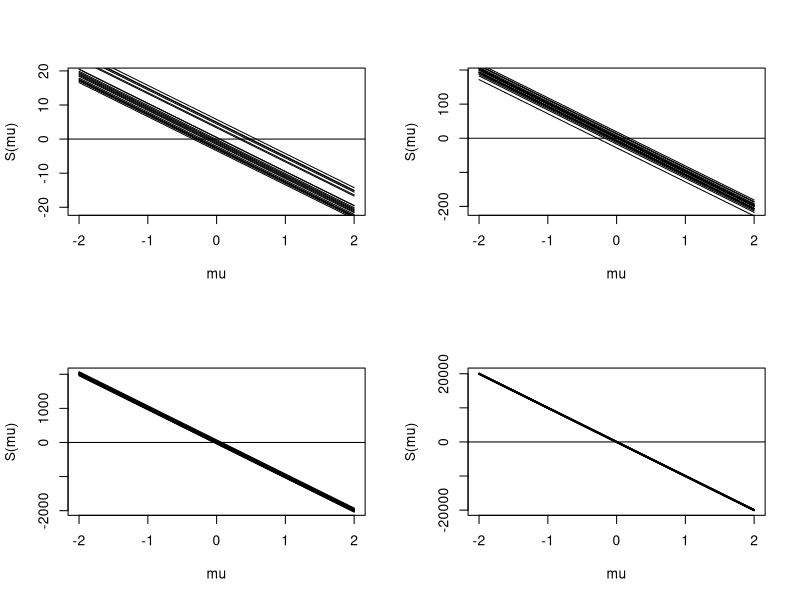
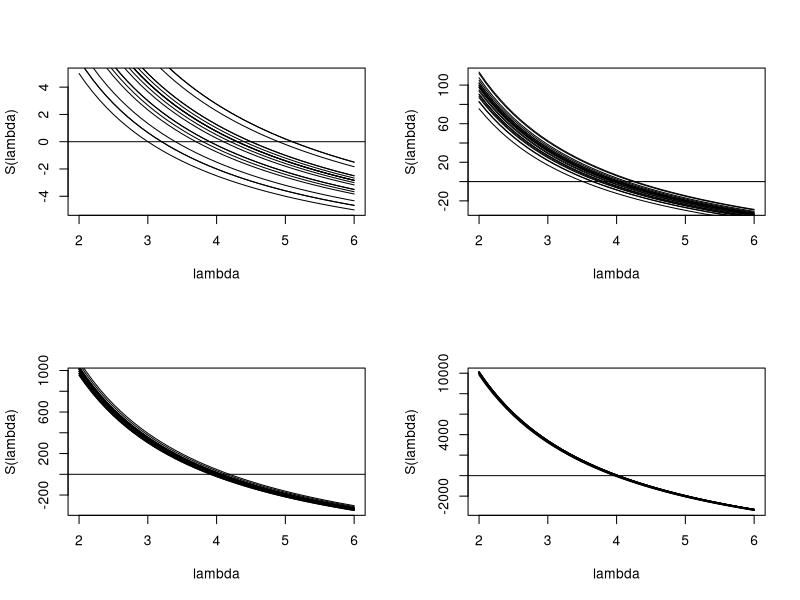
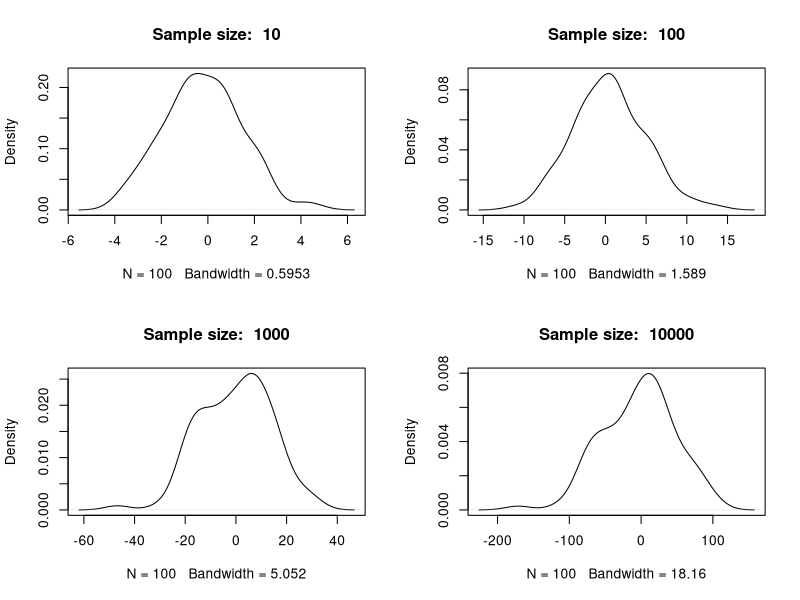

R code for these plots, in order:
## ---- chunk 1
knitr::opts_chunk$set(echo = TRUE)
## ---- chunk 2
#a

# Score function for the normal distribution
# where the root should be at the origin
ScN <- function(y, mu, n) { n * (mean(y) - mu) }


plotScoresN <- function(n){
  y <- rnorm(n, 0, 1)
  mu <- seq(-2, 2, 0.1)
  plot(mu, ScN(y, mu, n), type = "l", xlab = "mu", ylab = "S(mu)")
  abline(0,0)
  for (i in 1:19) {
  y <- rnorm(n, 0, 1)
  lines(mu, ScN(y, mu, n))
  }
}

par(mfrow = c(2, 2))
plotScoresN(10)
plotScoresN(100)
plotScoresN(1000)
plotScoresN(10000)

#b

ScP <- function(y, lambda, n) { n * (mean(y)/lambda - 1) }

plotScoresP <- function(n){
  y <- rpois(n, 4)
  lambda <- seq(2, 6, 0.1)
  plot(lambda, ScP(y, lambda, n), type = "l", xlab = "lambda", ylab = "S(lambda)")
  abline(0,0)
  for (i in 1:19) {
  y <- rpois(n, 4)
  lines(lambda, ScP(y, lambda, n))
  }
}

par(mfrow = c(2, 2))
plotScoresP(10)
plotScoresP(100)
plotScoresP(1000)
plotScoresP(10000)

## ---- chunk 3

densP <- function(n){
  scores <- numeric(100)
  for (i in 1:100){
    y <- rpois(n, 4)
    scores[i] <- ScP(y, 4, n)
  }
  
  plot(density(scores), main=paste("Sample size: ", n))
}

par(mfrow = c(2, 2))
densP(10)
densP(100)
densP(1000)
densP(10000)

